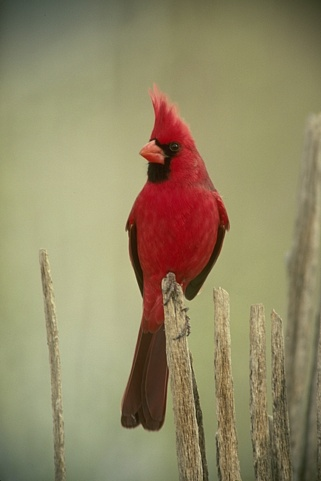
#> input picture poza_pasare.jpg, 321 x 481 px
$ jupyter execute --allow-errors tiatia.ipynb
#> lines starting #> are read from the running program, lines starting #| are printed output that depends on the picture; after the words box and inside, x2 and y2 are one past the last pixel; in counts of white or black regions, pixels touching at a corner belong together
<a href="https://colab.research.google.com/github/siminailie183/Background-removal-app/blob/main/tiatia.ipynb" target="_parent"></a>

[cell 1]
import cv2
import numpy as np
import matplotlib.pyplot as plt

# K MEANS implementat manual
def kmeans_manual(X, k=2, max_iters=30, tol=1e-4, seed=42):
    """
    X: (N, D) float32
    k: număr clustere
    Returneaza:
      labels: (N,) int
      centroids: (k, D) float32
    """
    rng = np.random.default_rng(seed)
    N, D = X.shape

    # 1) k puncte random
    centroids = X[rng.choice(N, size=k, replace=False)].copy()

    prev_inertia = None

    for _ in range(max_iters):
        # 2) calculam distanta euclidiana(patrata)
        distances = np.sum((X[:, None, :] - centroids[None, :, :]) ** 2, axis=2)
        labels = np.argmin(distances, axis=1)

        # Inertia (suma distantelor minime)
        inertia = np.sum(np.min(distances, axis=1))

        # 3) recalculare centroid
        new_centroids = centroids.copy()
        for j in range(k):
            mask = (labels == j)
            if np.any(mask):
                new_centroids[j] = np.mean(X[mask], axis=0)
            else:
                new_centroids[j] = X[rng.integers(0, N)]

        # oprire: toleranta, inertie
        centroid_shift = np.sqrt(np.sum((new_centroids - centroids) ** 2))
        centroids = new_centroids

        if prev_inertia is not None:
            if abs(prev_inertia - inertia) / (prev_inertia + 1e-12) < tol:
                break

        if centroid_shift < 1e-3:
            break

        prev_inertia = inertia

    return labels.astype(np.int32), centroids.astype(np.float32)

img = cv2.imread("poza_pasare.jpg")
#> img is the input picture: shape (481, 321, 3); mean B, G, R 102.2, 136.3, 146.9
if img is None:
    raise ValueError("Imaginea nu a fost găsită. Verifică numele fișierului (ex: 'imagine.jpg').")

img = cv2.cvtColor(img, cv2.COLOR_BGR2RGB)

pixels = img.reshape((-1, 3)).astype(np.float32)

use_sampling = False
sample_size = 60000

k = 2
if use_sampling and pixels.shape[0] > sample_size:
    rng = np.random.default_rng(42)
    idx = rng.choice(pixels.shape[0], size=sample_size, replace=False)
    labels_sample, centroids = kmeans_manual(pixels[idx], k=k, max_iters=40, tol=1e-5, seed=42)

    distances_full = np.sum((pixels[:, None, :] - centroids[None, :, :]) ** 2, axis=2)
    labels = np.argmin(distances_full, axis=1).astype(np.int32)
else:
    labels, centroids = kmeans_manual(pixels, k=k, max_iters=40, tol=1e-5, seed=42)
#> in kmeans_manual, `centroids = X[rng.choice(N, size=k, replace=False)].copy()`: centroids = [[116, 111, 79], [178, 184, 150]]
#> the loop in kmeans_manual, `for _ in range(max_iters):` made 11 passes
#> (inertia, centroid_shift, centroids, prev_inertia) on passes 1 to 5: (380381984, 30.18, [[123.7, 103.3, 76.67], [169.9, 169.1, 127.7]], 380381984), (286504160, 16.79, [[117.2, 92.15, 68.71], [165.9, 164.6, 123.7]], 286504160), (256039584, 11.69, [[113, 83.98, 62.88], [163.5, 161.9, 121.5]], 256039584), (244011104, 6.63, [[110.8, 79.3, 59.41], [162.1, 160.5, 120.4]], 244011104), (240423440, 3.68, [[109.7, 76.68, 57.46], [161.4, 159.6, 119.7]], 240423440)
#> (inertia, centroid_shift, centroids) on pass 11: (239022368, 0.036, [[108.6, 73.85, 55.36], [160.6, 158.8, 119.1]])
#> centroids = [[108.6, 73.85, 55.36], [160.6, 158.8, 119.1]]

unique, counts = np.unique(labels, return_counts=True)
#> unique = [0, 1]; counts = [40925, 113476]
background_label = unique[np.argmax(counts)]
#> background_label = 1

plt.figure(figsize=(15, 5))
for i in range(k):
    mask = (labels == i).reshape(img.shape[:2])
    plt.subplot(1, k, i + 1)
    plt.imshow(mask, cmap="gray")
    plt.title(f"Masca cluster {i}")
    plt.axis("off")
#> this loop made 2 passes
#> pass 1, `mask = (labels == i).reshape(img.shape[:2])`:
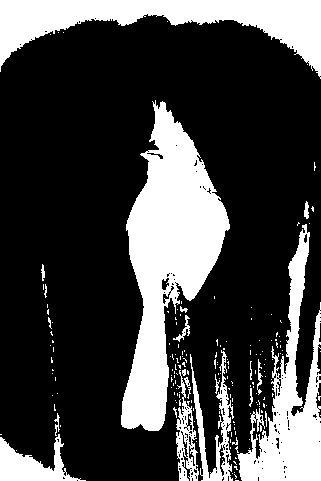
#> mask: shape (481, 321) bool; 26.5% white; 180 white regions (159 under 20 px), largest, box (x1, y1, x2, y2) and area: (121, 100, 230, 431) 17071, (0, 0, 321, 79) 10093, (237, 224, 321, 481) 8069
plt.show()
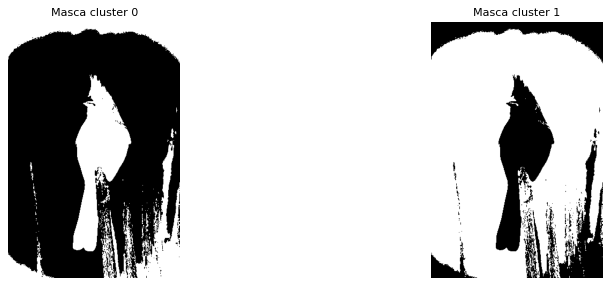
#> figure drawn by matplotlib, 2 panels

mask_object = (labels != background_label).reshape(img.shape[:2])

result_white_bg = img.copy()
result_white_bg[~mask_object] = [255, 255, 255]
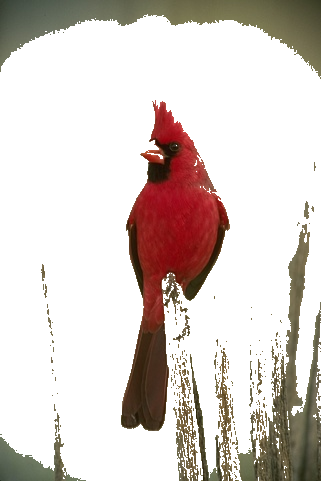
#> result_white_bg: shape (481, 321, 3); mean R, G, B 216.2, 207, 202.1

plt.figure(figsize=(12, 5))

plt.subplot(1, 2, 1)
plt.imshow(img)
plt.title("Imagine originală")
plt.axis("off")

plt.subplot(1, 2, 2)
plt.imshow(result_white_bg)
plt.title("Fundal eliminat (alb) - K-Means manual")
plt.axis("off")

plt.show()
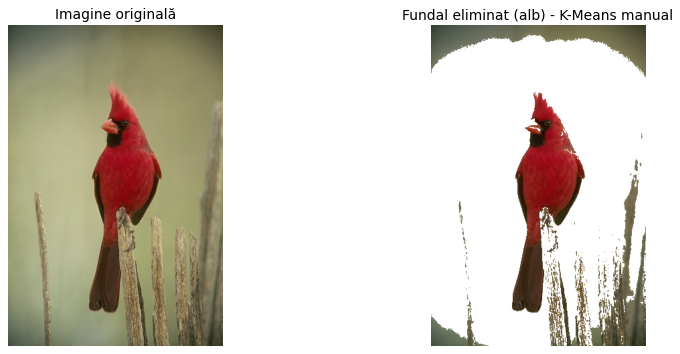
#> figure drawn by matplotlib, 2 panels

$ run again, with toucan.jpg copied over poza_pasare.jpg
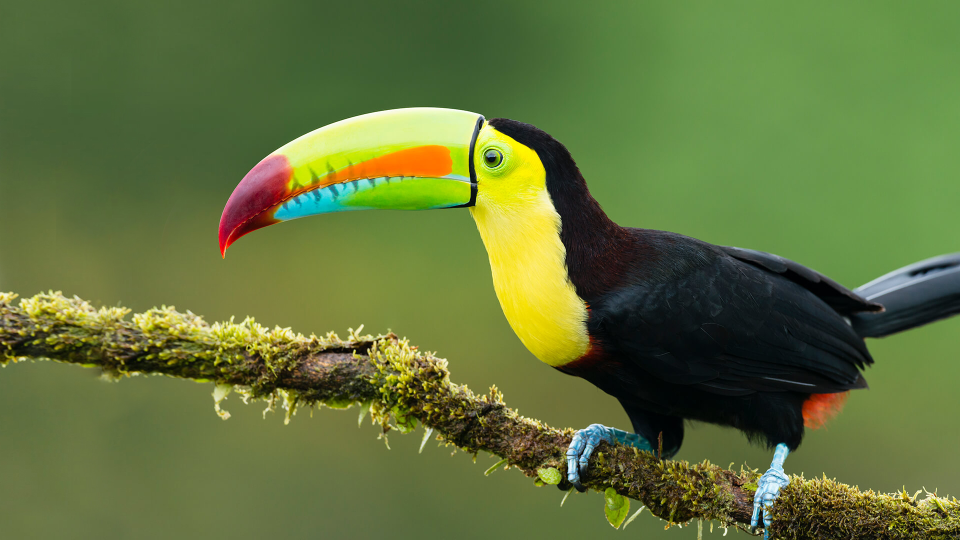
#> input picture toucan.jpg, 1920 x 1080 px (shown at 1/2 size)
#> img is the input picture: shape (1080, 1920, 3); mean B, G, R 58.9, 115.2, 97.7
#> in kmeans_manual, `centroids = X[rng.choice(N, size=k, replace=False)].copy()`: centroids = [[65, 94, 50], [113, 129, 64]]
#> the loop in kmeans_manual, `for _ in range(max_iters):` made 6 passes
#> (centroid_shift, centroids, prev_inertia) on passes 1 to 3: (34.37, [[54.83, 69.2, 39.81], [123.9, 143, 70.52]], 8.3e+09), (2.5, [[54.05, 67.38, 38.74], [123, 142.6, 70.48]], 7.16e+09), (1.18, [[53.42, 66.64, 38.38], [122.6, 142.2, 70.34]], 7.15e+09)
#> `labels, centroids = kmeans_manual(pixels, k=k, max_iters=40, tol=1e-5,..`: centroids = [[52.83, 66, 38.1], [122.3, 141.8, 70.2]]
#> unique = [0, 1]; counts = [731581, 1342019]
#> background_label = 1
#> the loop `for i in range(k):` made 2 passes
#> pass 1, `mask = (labels == i).reshape(img.shape[:2])`:
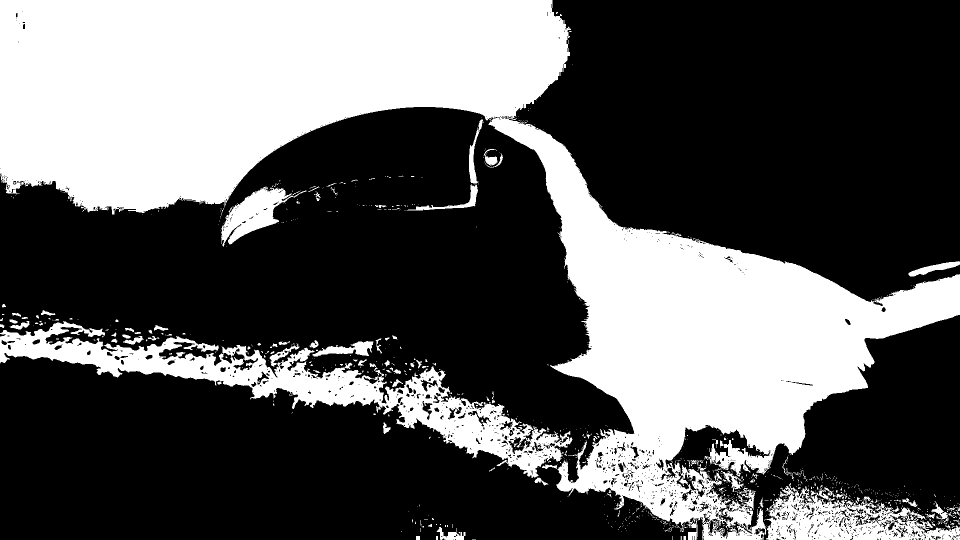
#> mask: shape (1080, 1920) bool (shown at 1/2 size); 35.3% white; 921 white regions (805 under 20 px), largest, box (x1, y1, x2, y2) and area: (0, 0, 1920, 1080) 617367, (0, 642, 1145, 956) 69386, (1530, 966, 1920, 1080) 20679
#> `plt.show()`:
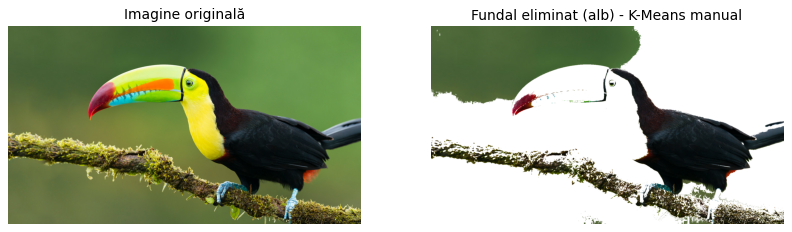
#> figure drawn by matplotlib, 2 panels
